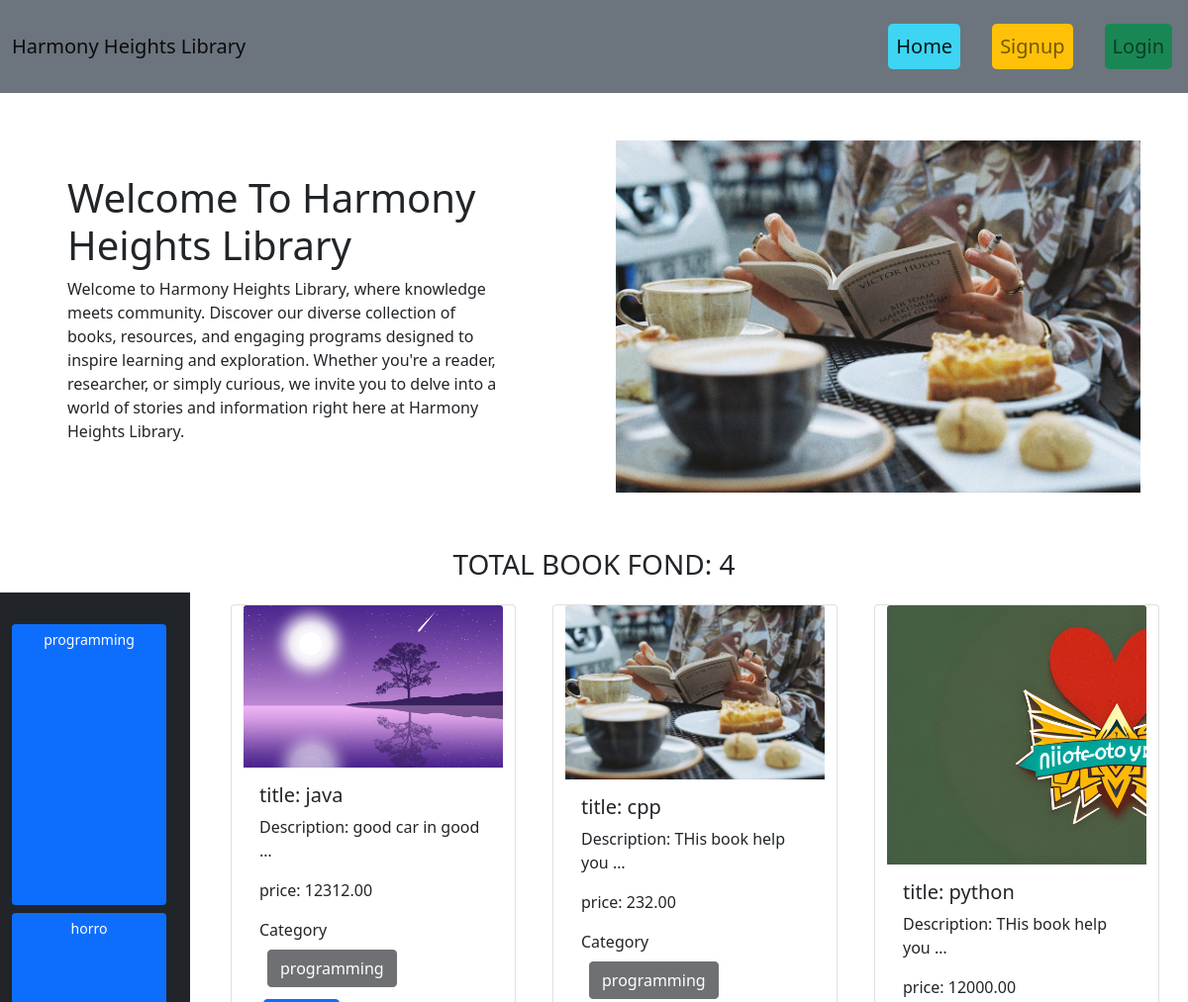
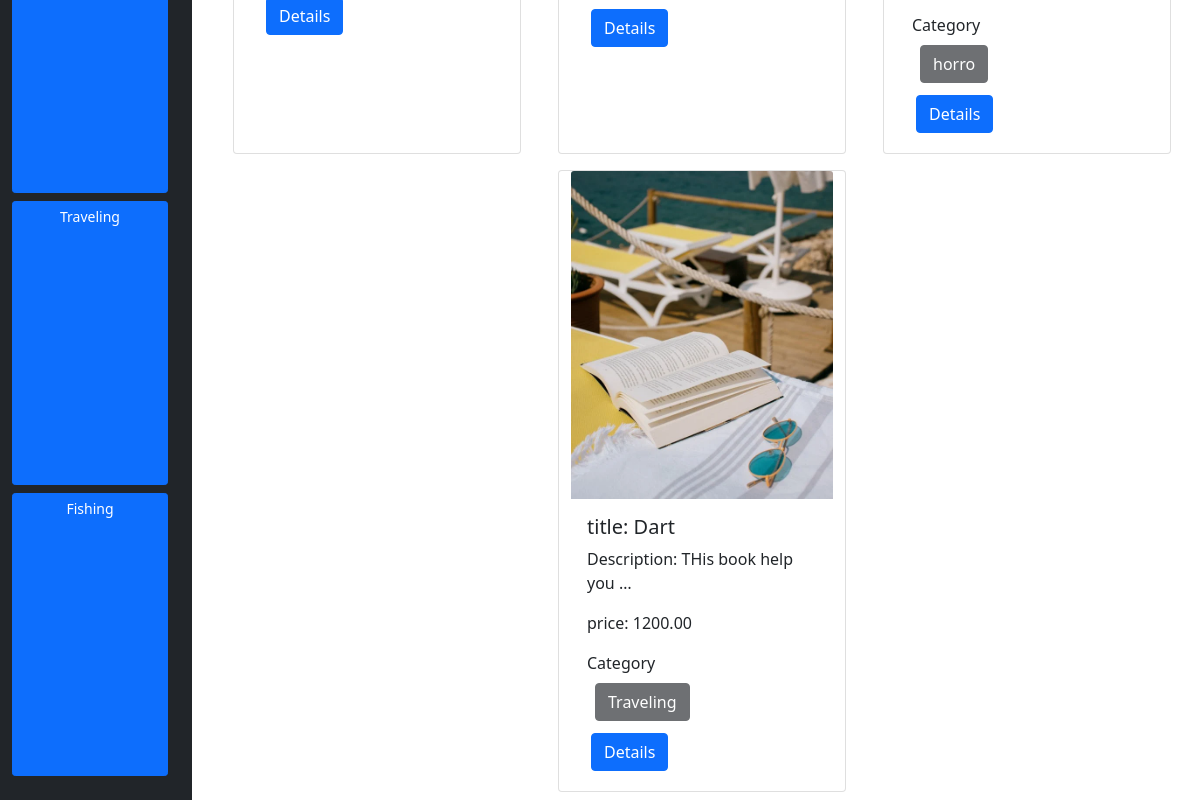
The page / on the database its author committed (2 pictures, top to bottom).
### Books/models.py (models this page shows, shortened)
class Category(models.Model):
    name=models.CharField(max_length=100)
    slug=models.SlugField(max_length=200,null=True,blank=True,unique=True)
    def __str__(self):
        return self.name

class BookModel(models.Model):
    title=models.CharField(max_length=100)
    description=models.CharField(max_length=1000000)
    image=models.ImageField(upload_to='image/uploads')
    price=models.DecimalField(max_digits=12,decimal_places=2)
    category=models.ManyToManyField(Category,blank=True)

### Library_Management_System/views.py (the view)
# urls.py: 2. Add a URL to urlpatterns:  path('', views.home, name='home')
class home(TemplateView):
    template_name='base.html'
    def get_context_data(self,*args,**kwargs):
        context=super().get_context_data(*args,**kwargs)
        categorys=Category.objects.all()
        books=BookModel.objects.all()
        slug=self.kwargs.get('cat_slug',None)
        if slug is not None:
            cat=Category.objects.get(slug=slug)
            books=BookModel.objects.filter(category=cat)
        context['books']=books
        context['categorys']=categorys
        return context

### templates/base.html (shortened to what this page needs)
{% load static %}
<!DOCTYPE html>
<html lang="en">
<head>
    <link href="https://cdn.jsdelivr.net/npm/bootstrap@5.0.2/dist/css/bootstrap.min.css" rel="stylesheet">
</head>
<body>
    {% include "navbar.html" %}
    {% block content %}
    {% include "index.html" %}
    {% endblock content %}
</body>
</html>

### templates/index.html (shortened to what this page needs)
{% if not self.request.user.is_authenticated %}
{% include "home.html" %}
{% endif %}
<h3 class='text-center m-2'>TOTAL BOOK FOND:  {{books | length}}</h3>
{% if books %}
<div class='row d-flex justify-content-evenly flex-wrap'>
{% if categorys %}
<div class='col-lg-2 col-md-2 col-sm-12 d-flex p-4 mt-1 mb-1 m-auto flex-wrap bg-dark  p-2 m-2'>
   {% for category in categorys %}
     <a href="{% url 'cat_slug' category.slug%}" class='btn  btn-primary btn-sm col-lg-12 col-sm-12 col-md-12 mt-2' disabled>{{category.name}}</a>
   {% endfor %}
{% endif %}
</div>
<div class='row col-lg-10 col-md-10 col-sm-12 justify-content-evenly mt-2 mb-1 m-auto'>
  {% for book in books  %}
 <div class="card m-2" style="width: 18rem;">
    <img src="{{book.image.url}}" class="card-img-top text-align-center " style='width: 100%; margin=auto;' alt="book image">
    <div class="card-body">
      <h5 class="card-title">title: {{book.title}}</h5>
      <p class="card-text">Description: {{book.description | truncatewords:4}}</p>
      <p>price: {{book.price}}</p>
      Category
      <div class='d-flex flex-wrap'>
       {% for ca in book.category.all  %}
        <button  class="btn btn-dark btn-md m-2" type='button' disabled>{{ca}}</button>
        {% endfor %}
      </div>
      <div class='d-flex flex-wrap'>
        <a href="{% url 'book_details' book.id%}" class="btn btn-primary m-1 btn-md">Details</a>
      </div>
    </div>
  </div>
  {% endfor %}
</div>
</div>
{% endif %}

### rows shown on the page
Category: name "programming"
Category: name "horro"
Category: name "Traveling"
Category: name "Fishing"
BookModel: image (picture), title "java", description "good car in good …", price "12312.00"
BookModel: image (picture), title "cpp", description "THis book help you …", price "232.00"
BookModel: image (picture), title "python", description "THis book help you …", price "12000.00"
BookModel: image (picture), title "Dart", description "THis book help you …", price "1200.00"

### other values the page prints
{{ books | length }} "4"
